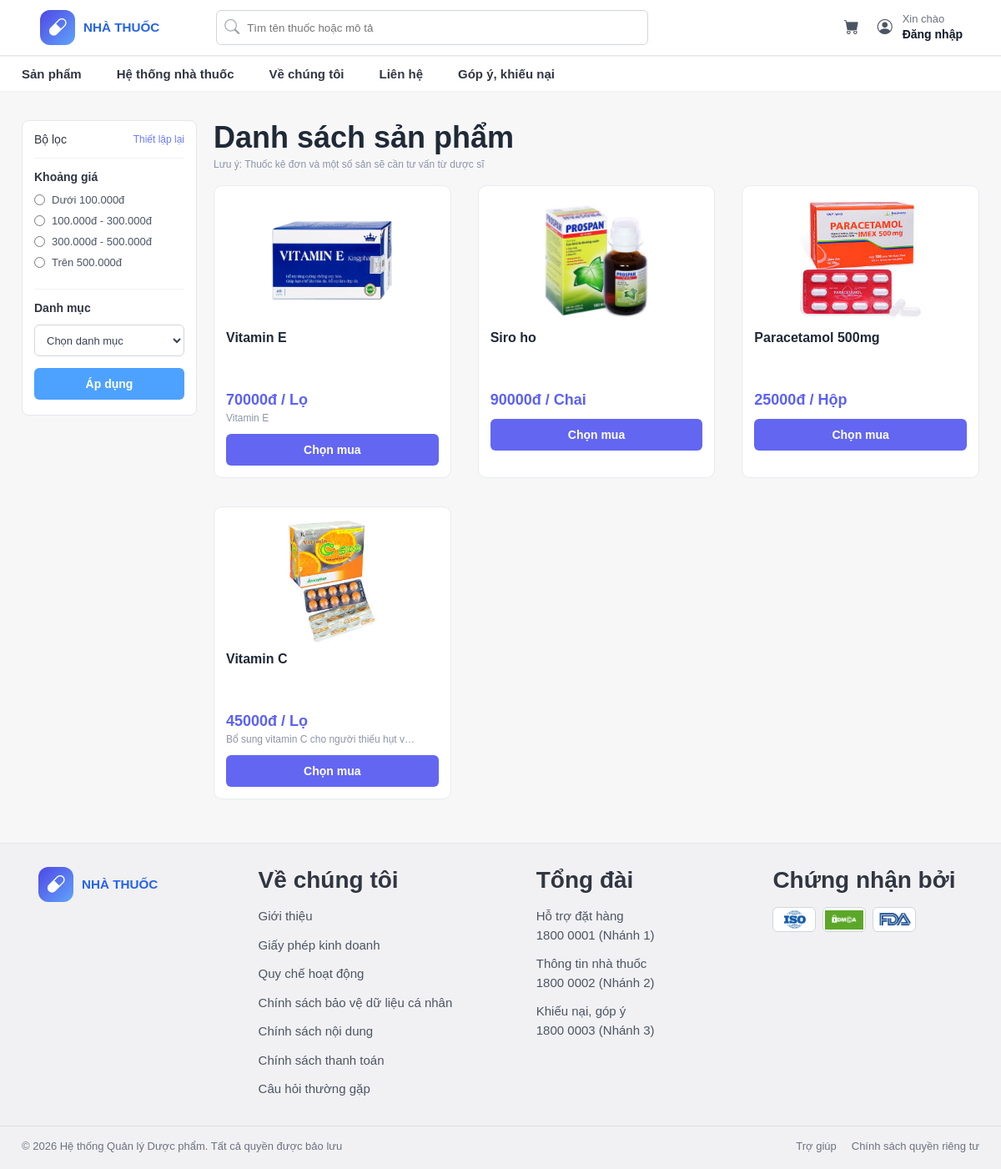
The page /san-pham/ on the database its author committed.
### core/models.py (models this page shows, shortened)
class Product(models.Model):
    category = models.ForeignKey(Category, on_delete=models.CASCADE)
    proid = models.CharField(max_length=20, unique=True)
    name = models.TextField()
    description = models.TextField(blank=True)
    image = models.ImageField(upload_to='products/', blank=True, null=True)
    unit = models.CharField(max_length=50)
    price = models.DecimalField(max_digits=12, decimal_places=2)

### core/views.py (the view)
# urls.py: path('san-pham/', views.product_list, name='product_list'),
def product_list(request):
    keyword = request.GET.get('q', '').strip()
    category_id = request.GET.get('category', '').strip()
    price_range = request.GET.get('price_range', '').strip()
    products = Product.objects.select_related('category').all().order_by('-id')
    categories = Category.objects.all().order_by('name')
    if keyword:
        products = products.filter(
            Q(name__icontains=keyword) |
            Q(description__icontains=keyword)
        )
    if category_id:
        products = products.filter(category_id=category_id)
    if price_range == 'under_100':
        products = products.filter(price__lt=100000)
    elif price_range == '100_300':
        products = products.filter(price__gte=100000, price__lte=300000)
    elif price_range == '300_500':
        products = products.filter(price__gte=300000, price__lte=500000)
    elif price_range == 'over_500':
        products = products.filter(price__gt=500000)
    return render(request, 'customer/danhsachsanpham.html', {
        'products': products,
        'categories': categories,
        'keyword': keyword,
        'selected_category': category_id,
        'selected_price_range': price_range,
    })

### templates/customer/danhsachsanpham.html (shortened to what this page needs)
{% load static %}
<!DOCTYPE html>
<html lang="vi">
<head>
  <link rel="stylesheet" href="{% static 'css/danhsachsanpham.css' %}" />
  <link rel="stylesheet" href="{% static 'css/customer-search.css' %}" />
  <link rel="stylesheet" href="https://cdn.jsdelivr.net/npm/bootstrap-icons@1.11.3/font/bootstrap-icons.min.css" />
</head>
<body>
  <header class="topbar">
    <div class="topbar-left">
      <div class="brand">
        <a href="{% url 'home' %}" class="brand-icon">
          <i class="bi bi-capsule"></i>
        </a>
        <div class="brand-text">
          <h3>NHÀ THUỐC</h3>
        </div>
      </div>
      <form action="{% url 'product_list' %}" method="get" class="search-box">
  <button type="submit" class="search-submit" aria-label="Tìm kiếm">
    <i class="bi bi-search"></i>
  </button>
  <input
    type="text"
    name="q"
    value="{{ keyword }}"
    placeholder="Tìm tên thuốc hoặc mô tả"
  />
</form>
    </div>
    <div class="topbar-right">
      {% if request.user.is_authenticated %}
      <a href="{% url 'cart' %}" class="icon-btn">
        <i class="bi bi-cart-fill"></i>
      </a>
      <button class="icon-btn" type="button">
        <i class="bi bi-person-circle"></i>
      </button>
      <div class="user-box">
        <span>Xin chào</span>
        <strong>{{ request.user.username }}</strong>
        <a href="{% url 'logout' %}" class="logout-link">Đăng xuất</a>
      </div>
      {% else %}
      <a href="#" class="icon-btn" onclick="openRequireLoginPopup(event)">
        <i class="bi bi-cart-fill"></i>
      </a>
      <button class="icon-btn" type="button">
        <i class="bi bi-person-circle"></i>
      </button>
      <div class="user-box">
        <span>Xin chào</span>
        <strong class="login-trigger" onclick="openLoginPopup(event)">Đăng nhập</strong>
      </div>
      {% endif %}
    </div>
  </header>
  <nav class="sub-navbar">
    <div class="sub-navbar-inner">
      <a href="{% url 'product_list' %}" class="sub-nav-link">Sản phẩm</a>
      <a href="#" class="sub-nav-link">Hệ thống nhà thuốc</a>
      <a href="{% url 'intro' %}" class="sub-nav-link">Về chúng tôi</a>
      <a href="#" class="sub-nav-link">Liên hệ</a>
      <a href="#" class="sub-nav-link">Góp ý, khiếu nại</a>
    </div>
  </nav>
  <main class="page-wrapper">
    <section class="product-list-page">
      <form method="get" action="{% url 'product_list' %}" class="filter-sidebar card">
  <div class="filter-header">
    <span>Bộ lọc</span>
    <a href="{% url 'product_list' %}">Thiết lập lại</a>
  </div>
  <div class="filter-section">
    <h3>Khoảng giá</h3>
    <label class="filter-check">
      <input
        type="radio"
        name="price_range"
        value="under_100"
      />
      <span>Dưới 100.000đ</span>
    </label>
    <label class="filter-check">
      <input
        type="radio"
        name="price_range"
        value="100_300"
      />
      <span>100.000đ - 300.000đ</span>
    </label>
    <label class="filter-check">
      <input
        type="radio"
        name="price_range"
        value="300_500"
      />
      <span>300.000đ - 500.000đ</span>
    </label>
    <label class="filter-check">
      <input
        type="radio"
        name="price_range"
        value="over_500"
      />
      <span>Trên 500.000đ</span>
    </label>
  </div>
  <div class="filter-section">
    <h3>Danh mục</h3>
    <select class="filter-select" name="category">
      <option value="">Chọn danh mục</option>
    </select>
  </div>
  <button type="submit" class="apply-filter-btn">Áp dụng</button>
</form>
      <section class="product-list-content">
        <div class="product-list-top">
  <div>
    <h1>Danh sách sản phẩm</h1>
    {% if keyword %}
      <p>Kết quả tìm kiếm cho "{{ keyword }}" - {{ products|length }} sản phẩm</p>
    {% else %}
      <p>Lưu ý: Thuốc kê đơn và một số sản sẽ cần tư vấn từ dược sĩ</p>
    {% endif %}
  </div>
</div>
        <div class="product-grid">
          {% for product in products %}
            <div class="product-card-item">
              <div class="product-card-image">
                {% if product.image %}
                <img src="{{ product.image.url }}" alt="{{ product.name }}" />
                {% endif %}
              </div>
                <div class="product-card-body">
                  <h3>{{ product.name }}</h3>
                  <div class="product-card-price">{{ product.price|floatformat:0 }}đ / {{ product.unit }}</div>
                  <p>{{ product.description|truncatechars:40 }}</p>
                  <a href="{% url 'product_detail' product.id %}" class="choose-btn">Chọn mua</a>
                </div>
            </div>
{% endfor %}
        </div>
      </section>
    </section>
  </main>
  <footer class="site-footer">
    <div class="footer-content">
      <div class="footer-brand">
        <div class="brand footer-brand-inner">
          <div class="brand-icon">
            <i class="bi bi-capsule"></i>
          </div>
          <div class="brand-text">
            <h3>NHÀ THUỐC</h3>
          </div>
        </div>
      </div>
      <div class="footer-column">
        <h3>Về chúng tôi</h3>
        <a href="#">Giới thiệu</a>
        <a href="#">Giấy phép kinh doanh</a>
        <a href="#">Quy chế hoạt động</a>
        <a href="#">Chính sách bảo vệ dữ liệu cá nhân</a>
        <a href="#">Chính sách nội dung</a>
        <a href="#">Chính sách thanh toán</a>
        <a href="#">Câu hỏi thường gặp</a>
      </div>
      <div class="footer-column">
        <h3>Tổng đài</h3>
        <p>Hỗ trợ đặt hàng<br />1800 0001 (Nhánh 1)</p>
        <p>Thông tin nhà thuốc<br />1800 0002 (Nhánh 2)</p>
        <p>Khiếu nại, góp ý<br />1800 0003 (Nhánh 3)</p>
      </div>
      <div class="footer-column">
        <h3>Chứng nhận bởi</h3>
        <div class="certificates">
            <div class="certificate">
                <img src="{% static 'images/iso.jpg' %}" alt="Chứng nhận ISO" />
            </div>
            <div class="certificate">
              <img src="{% static 'images/dmca.png' %}" alt="Chứng nhận DMCA" />
            </div>
            <div class="certificate">
                <img src="{% static 'images/FDA.jpg' %}" alt="Chứng nhận FDA" />
            </div>
        </div>
      </div>
    </div>
    <div class="footer-bottom">
      <p>© 2026 Hệ thống Quản lý Dược phẩm. Tất cả quyền được bảo lưu</p>
      <div class="footer-bottom-links">
        <a href="#">Trợ giúp</a>
        <a href="#">Chính sách quyền riêng tư</a>
      </div>
    </div>
  </footer>
</body>
</html>

### static/css/customer-search.css (style rules this page uses)
.search-box { display: flex; align-items: center; gap: 10px; }
.search-submit { border: none; background: transparent; padding: 0; margin: 0 0 0 -8px; cursor: pointer; color: #9ca3af; display: flex; align-items: center; justify-content: center; font-size: 18px; }
.search-box input { flex: 1; }

### rows shown on the page
Product: image (picture), name "Vitamin E", price "70000", unit "Lọ", description "Vitamin E"
Product: image (picture), name "Siro ho", price "90000", unit "Chai"
Product: image (picture), name "Paracetamol 500mg", price "25000", unit "Hộp"
Product: image (picture), name "Vitamin C", price "45000", unit "Lọ", description "Bổ sung vitamin C cho người thiếu hụt v…"
